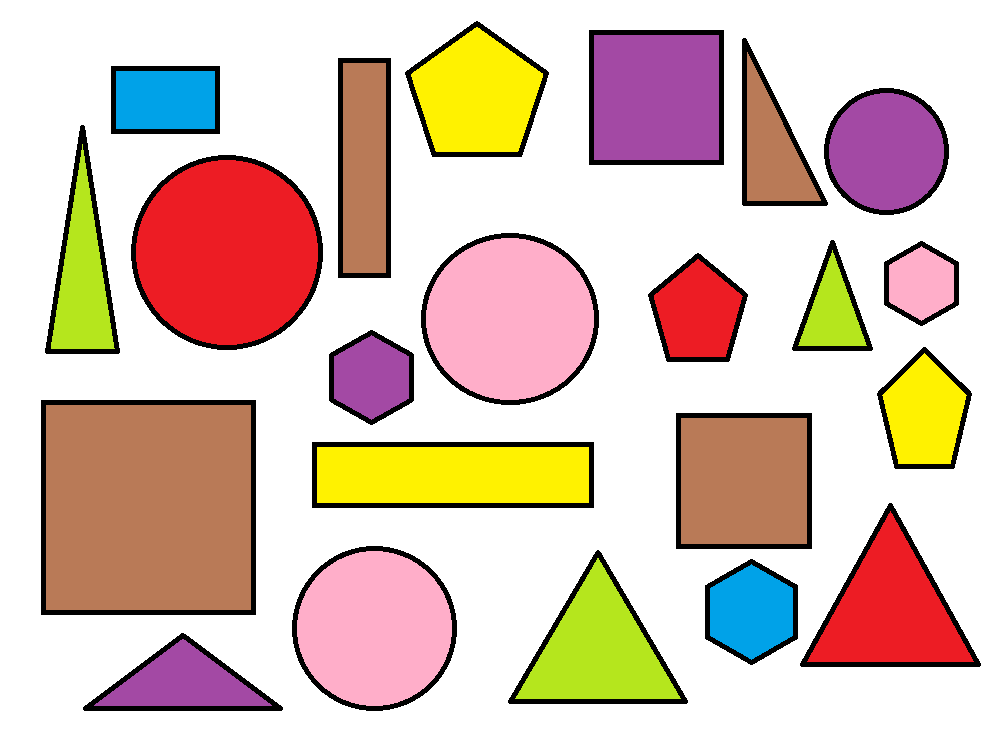
#> input picture shapes.png, 985 x 743 px
$ python contoursShapes.py
#> lines starting #> are read from the running program, lines starting #| are printed output that depends on the picture; after the words box and inside, x2 and y2 are one past the last pixel; in counts of white or black regions, pixels touching at a corner belong together
import cv2
import numpy as np

# this is for defining the contours in the image input.
def get_contours(img):
    contours, hierarchy = cv2.findContours(img, cv2.RETR_EXTERNAL, cv2.CHAIN_APPROX_NONE)
    for c in contours:
        area = cv2.contourArea(c)
        print(area)
        # to remove noise, give threshold to area
        if area > 500:
            cv2.drawContours(iContour, c, -1, (0,0,255), 3)
            peri = cv2.arcLength(c, True)
            print("perimeter: ", peri, end='\t')
            # find out the corners of contour using area and perimeter
            approx = cv2.approxPolyDP(c, 0.02*peri, True)
            corners = len(approx)
            print("corners: ", corners)
            x, y, w, h = cv2.boundingRect(approx)
            # define the type of shape using corners
            otype=""
            if corners == 3:
                otype = "triangle"
            elif corners == 4:
                aspRatio = w/h
                print("aspect ratio = ",aspRatio)
                if 0.8 < aspRatio < 1.2:
                    otype = "square"
                else:
                    otype = "rectangle"
            elif corners == 5:
                otype = "pentagon"
            elif corners == 6:
                otype = "hexagon"
            else:
                otype = "circle"
            # put the bounding box, with the text / type of image
            cv2.rectangle(iContour, (x,y), (x+w, y+h), (0,255,0), 3)
            cv2.putText(iContour, otype, (x+(w//2)-10, y+(h//2)-10), cv2.FONT_HERSHEY_SIMPLEX, 0.5, (0,0,0),1)

# apply the above function after preprocessing image
i = cv2.imread("shapes.png")
#> i is the input picture: shape (743, 985, 3); mean B, G, R 180.9, 193.5, 218.6
i = cv2.resize(i,(750, 600))
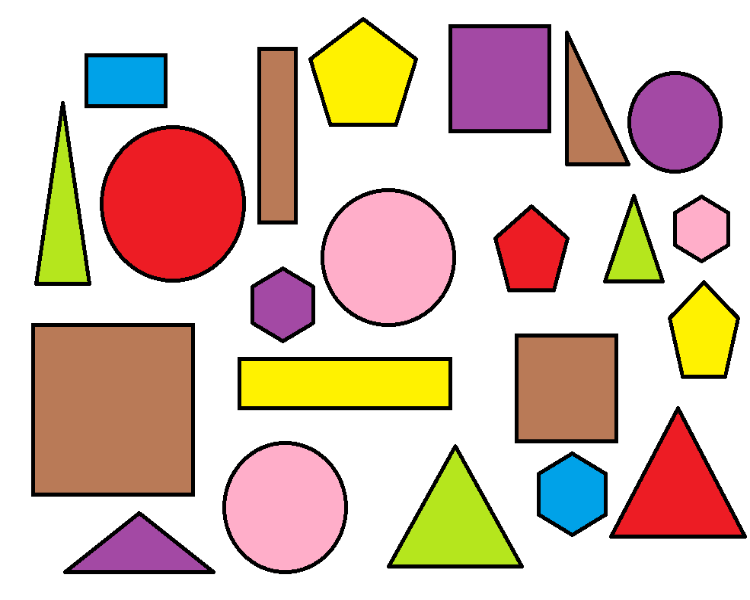
#> i: shape (600, 750, 3); mean B, G, R 180.9, 193.5, 218.6
iGray = cv2.cvtColor(i, cv2.COLOR_BGR2GRAY)
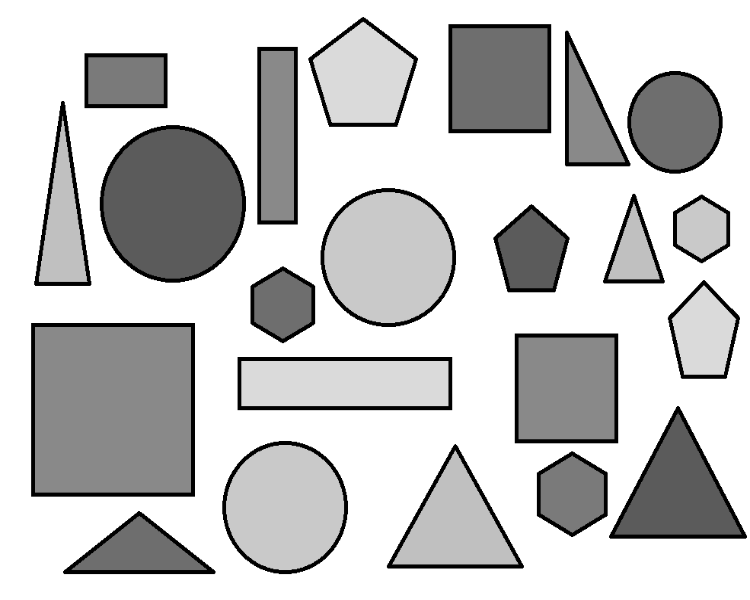
#> iGray: shape (600, 750); min 0, max 255, mean 199.5
# we can blur according to our wish, but for this, no blur works well
# iGray = cv2.GaussianBlur(iGray, (7,7), 0)
iNew = cv2.Canny(iGray, 50, 50)
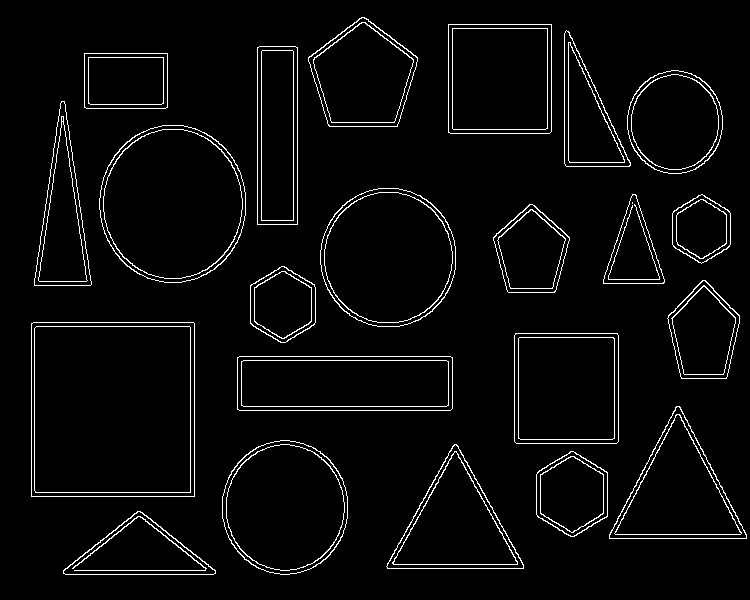
#> iNew: shape (600, 750); 3.8% white in thin lines or dots, all inside (x1, y1, x2, y2) = (31, 17, 747, 575)
iContour = i.copy()
get_contours(iNew)
#> in get_contours, `contours, hierarchy = cv2.findContours(img, cv2.RETR_EXTERNAL, cv2.CHA..`: contours = 22 contours; largest, box (x1, y1, x2, y2) and area: (31, 322, 195, 497) 28360, (99, 125, 246, 283) 18110, (320, 188, 456, 327) 14799, (222, 440, 348, 575) 13183, (237, 356, 453, 411) 11604
#> the loop in get_contours, `for c in contours:` made 22 passes
#> (area, peri, approx, corners, x, y, w, h) on passes 6, 7, 8, 18, 19, 21: (11603.5, 535.1, [[237, 357], [239, 410], [452, 408], [450, 356]], 4, 237, 356, 216, 55), (11433, 424.5, [[515, 333], [514, 441], [616, 443], [617, 333]], 4, 514, 333, 104, 111), (28360, 672.8, [[31, 323], [31, 496], [194, 496], [194, 323]], 4, 31, 323, 164, 174), (4562, 274.8, [[84, 53], [84, 107], [167, 107], [167, 53]], 4, 84, 53, 84, 55), (7117, 434.8, [[259, 46], [257, 224], [297, 224], [297, 47]], 4, 257, 46, 41, 179), (11223.5, 422.2, [[448, 24], [448, 132], [549, 133], [551, 24]], 4, 448, 24, 104, 110)
#> (area, peri, approx, corners, x, y, w, h) on passes 1, 3, 5, 13, 16, 20: (5179, 360.9, [[63, 570], [215, 573], [140, 511]], 3, 63, 511, 153, 63), (8878, 442.3, [[454, 444], [387, 568], [523, 568]], 3, 387, 444, 137, 125), (9476, 459.5, [[676, 406], [609, 538], [746, 538]], 3, 609, 406, 138, 133), (2954.5, 265.4, [[632, 194], [603, 283], [663, 283]], 3, 603, 194, 61, 90), (5613.5, 449.8, [[61, 101], [34, 285], [90, 285]], 3, 34, 101, 57, 185), (4813, 364.2, [[566, 30], [564, 163], [629, 166]], 3, 564, 30, 66, 137)
#> (printed output is left out)
#> after the loop in get_contours, `for c in contours:`:
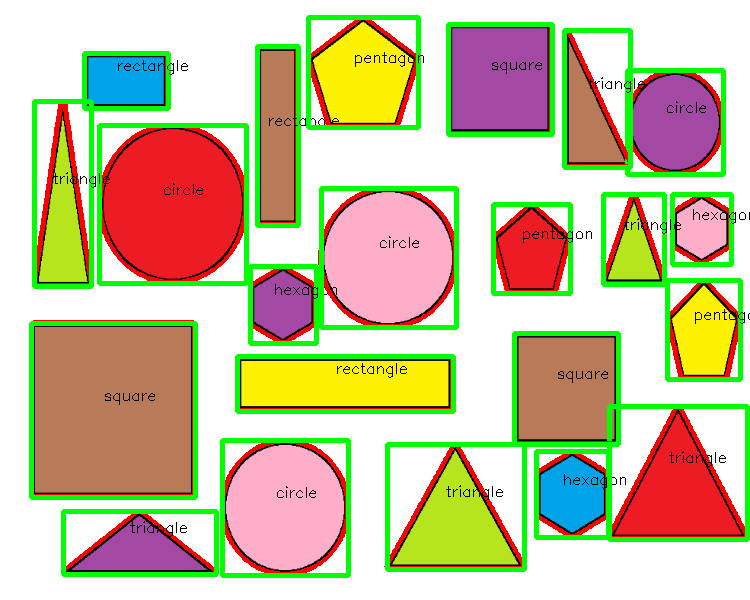
#> iContour: shape (600, 750, 3); 14.71% of pixels changed, all inside (x1, y1, x2, y2) = (29, 15, 750, 578)

# show the results after stacking
final = np.hstack((iGray, iNew))
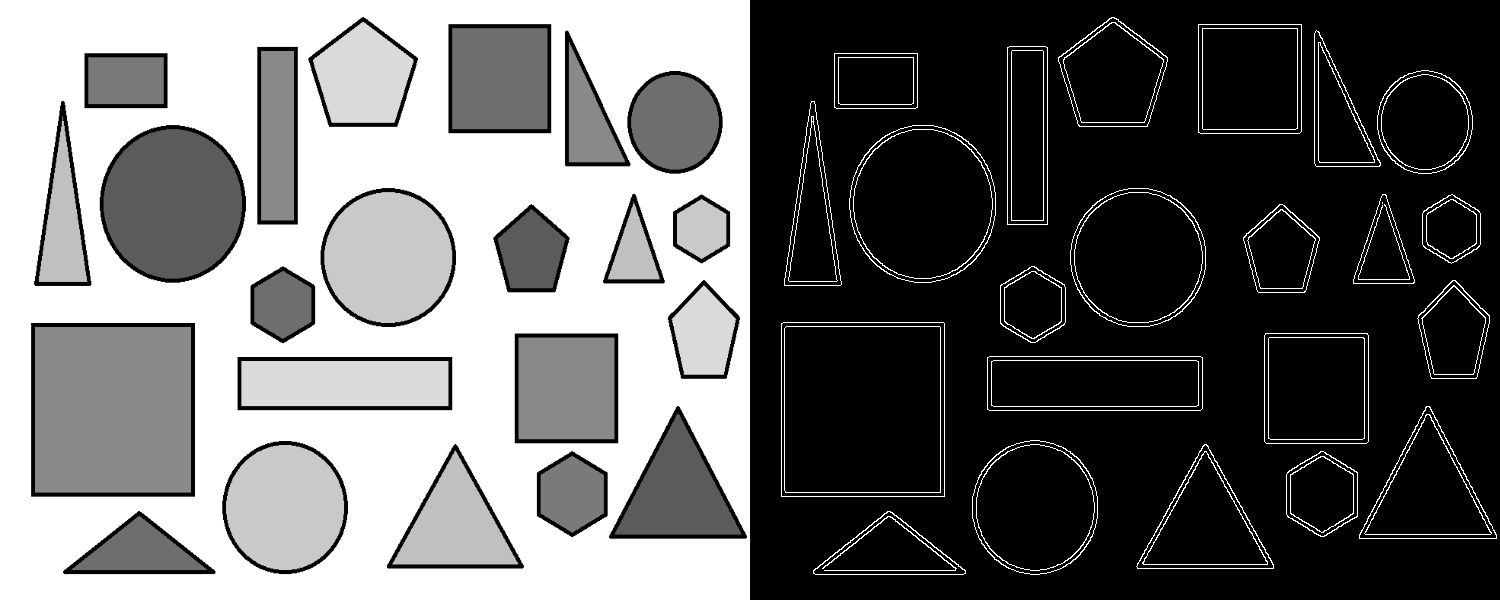
#> final: shape (600, 1500); min 0, max 255, mean 104.6
cv2.imshow("result", final)
cv2.imshow("contours", iContour)
cv2.waitKey(0)
